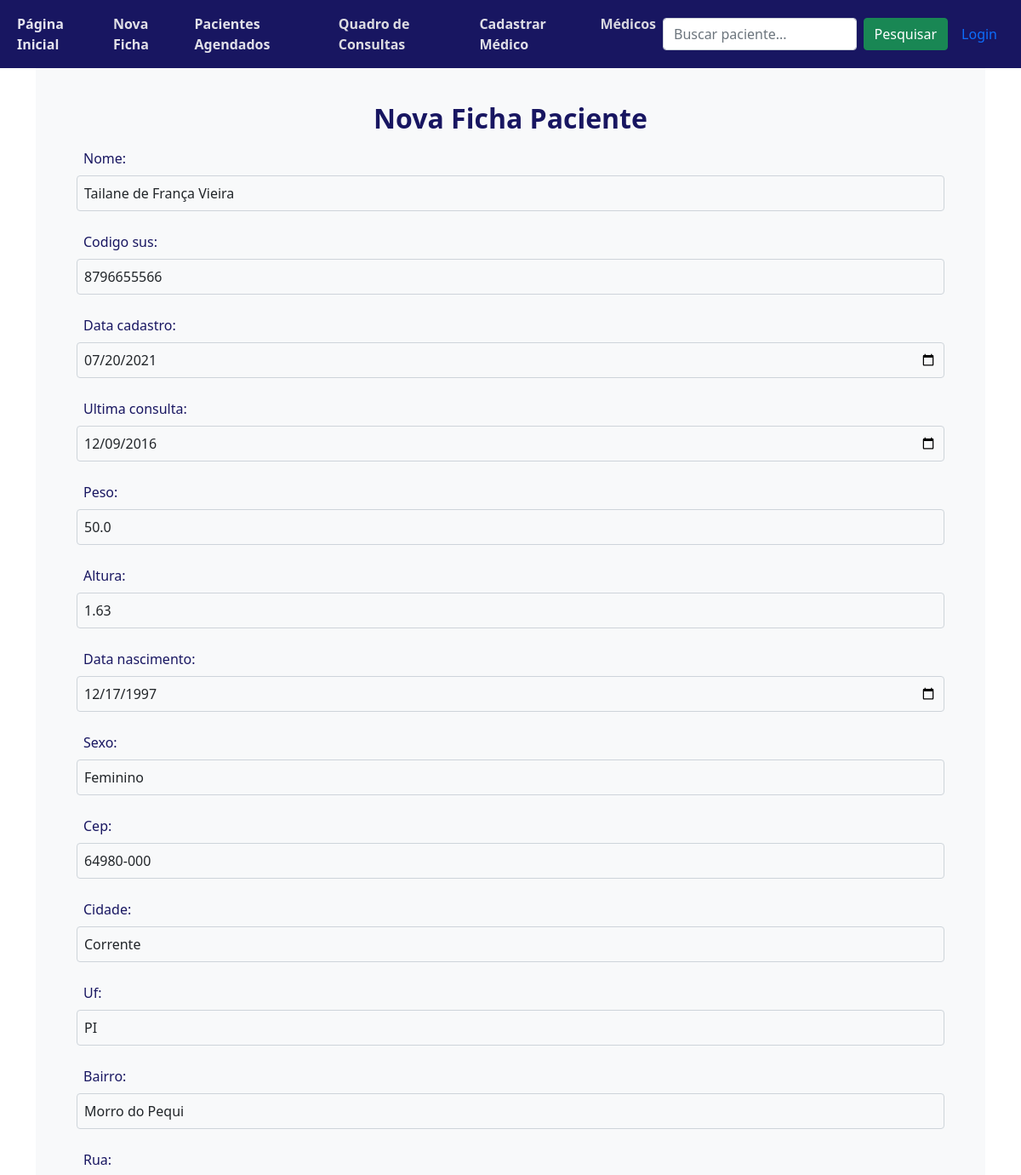
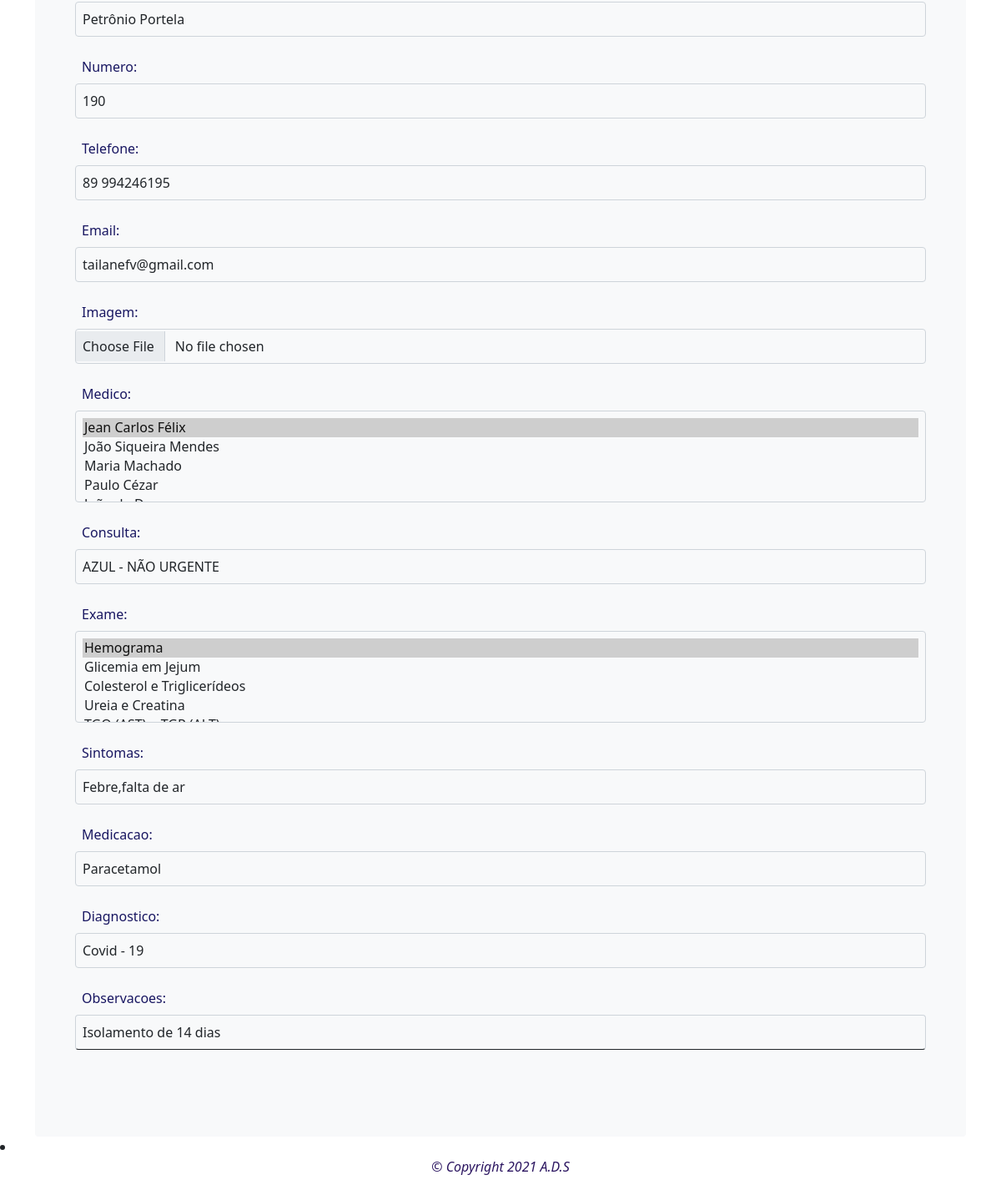
The page /paciente/editar/1/ on the database its author committed (2 pictures, top to bottom).
### prontuario/models.py (models this page shows, shortened)
class Paciente(models.Model):
    nome = models.CharField(max_length=200, null=False, blank=False)
    codigo_sus = models.CharField(max_length=20)
    data_cadastro = models.DateField(null=False, blank=False)
    ultima_consulta = models.DateField(null=False, blank=False)
    peso = models.CharField(max_length=5)
    altura = models.CharField(max_length=5)
    data_nascimento = models.DateField(null=False, blank=False)
    sexo = models.CharField(max_length=9)
    cep = models.CharField(max_length=10)
    cidade = models.CharField(max_length=20)
    uf = models.CharField(max_length=20)
    bairro = models.CharField(max_length=30)
    rua = models.CharField(max_length=30)
    numero = models.CharField(max_length=20)
    telefone = models.CharField(max_length=12)
    email = models.CharField(max_length=50)
    imagem = models.ImageField(upload_to='prontuario/media', blank=True)
    medico = models.ManyToManyField(Medico, blank = True)
    consulta = models.ForeignKey(Consulta, on_delete=models.CASCADE, verbose_name="Consulta")
    exame = models.ManyToManyField(Exame, blank = True)
    sintomas = models.CharField(max_length=30)
    medicacao = models.CharField(max_length=40)
    diagnostico = models.CharField(max_length=100)
    observacoes = models.TextField()

class Medico(models.Model):
    nome = models.CharField(max_length=200)
    especialidade = models.CharField(max_length=40)
    crm = models.CharField(max_length=8)
    def __str__(self):
        return self.nome

### prontuario/views.py (the view)
# urls.py: path('paciente/editar/<int:id>/', views.editar_paciente, name='editar_paciente'),
def editar_paciente(request, id):
    paciente = get_object_or_404(Paciente, pk=id)
    if request.method == "POST":
        form = PacienteForm(request.POST, request.FILES, instance=paciente)
        if form.is_valid():
            paciente = form.save(commit=False)
            form.save()
            return redirect('detalhar_paciente', id=paciente.id)
    else:
        form = PacienteForm(instance=paciente)
    return render(request, 'prontuario/editar_paciente.html', {'form': form})

### prontuario/models.py (called while the page is built)
    def __str__(self):
        return self.nome

    def __str__(self):
        return self.tipo

### prontuario/templates/prontuario/editar_paciente.html (shortened to what this page needs)
{% extends 'prontuario/base.html' %}
{% block content %}
    <form method="POST" class="table" style="color: #181661;">
        <center><h2><b>Nova Ficha Paciente</b></h2></center>
        <div class="form-group">
            {{ form.as_p }}
         </div>
         <br>
    </form>
{% endblock %}

### prontuario/static/navbar-top-fixed.css (style rules this page uses)
body { min-height: 75rem; padding-top: 4.5rem; }

### rows shown on the page
Paciente: nome "Tailane de França Vieira", codigo_sus "8796655566", data_cadastro "07/20/2021", ultima_consulta "12/09/2016", peso "50.0", altura "1.63", data_nascimento "12/17/1997", sexo "Feminino", cep "64980-000", cidade "Corrente", uf "PI", bairro "Morro do Pequi", rua "Petrônio Portela", numero "190", telefone "89 994246195", email "tailanefv@gmail.com", consulta "AZUL - NÃO URGENTE", sintomas "Febre,falta de ar", medicacao "Paracetamol", diagnostico "Covid - 19", observacoes "Isolamento de 14 dias"
